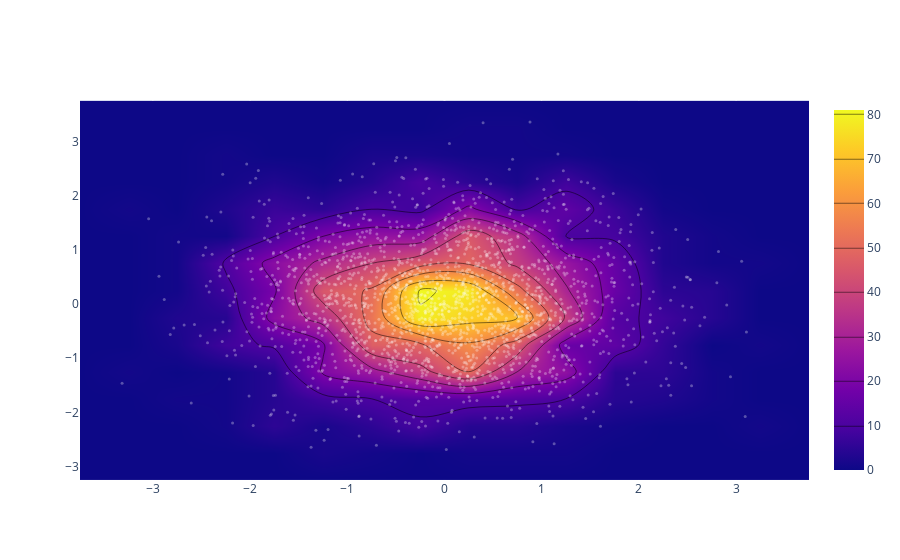

The code cell stored with this chart in its notebook:
### Code cell
import plotly.graph_objs as go
import numpy as np

x = np.random.randn(2000)
y = np.random.randn(2000)
iplot([go.Histogram2dContour(x=x, y=y, contours=dict(coloring='heatmap')),
       go.Scatter(x=x, y=y, mode='markers', marker=dict(color='white', size=3, opacity=0.3))], show_link=False)

### Figure 1 — Plotly figure (JSON) as saved in the notebook; plotly's stock layout.template omitted (floating-point values rounded to 4 significant figures; data arrays with more than 128 entries replaced by an {"elided": "..."} marker saying what was removed)
{"data": [{"contours": {"coloring": "heatmap"}, "type": "histogram2dcontour", "x": {"elided": "2000 float values"}, "y": {"elided": "2000 float values"}}, {"marker": {"color": "white", "opacity": 0.3, "size": 3}, "mode": "markers", "type": "scatter", "x": {"elided": "2000 float values"}, "y": {"elided": "2000 float values"}}], "layout": {}}
